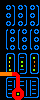

A 2D game scene composited from a Tiled map and its tileset images. What follows is a short description and the map's XML, with every tile layer's data as written:
An orthogonal 10x25 tile map with 4x4 px tiles, 1 tile layer (Capa de Patrones 1).

<map version="1.0" tiledversion="1.0.2" orientation="orthogonal" renderorder="right-down" width="10" height="25" tilewidth="4" tileheight="4" nextobjectid="1">
 <tileset firstgid="1" source="tilesetFactory.tsx" />
 <layer name="Capa de Patrones 1" width="10" height="25">
  <data encoding="csv">
13,13,13,13,13,13,13,13,13,13,
13,1,2,2,1,2,2,1,2,2,
13,9,10,5,9,10,5,9,10,5,
13,1,2,5,1,2,5,1,2,5,
13,9,10,5,9,10,5,9,10,5,
13,1,2,5,1,2,5,1,2,5,
13,9,10,10,9,10,10,9,10,10,
13,1,1,2,1,1,2,1,1,2,
13,5,9,10,5,9,10,5,9,10,
13,5,1,2,5,1,2,5,1,2,
13,5,9,10,5,9,10,5,9,10,
13,5,1,2,5,1,2,5,1,2,
13,9,9,10,9,9,10,9,9,10,
13,1,6,2,1,6,2,1,6,2,
13,5,3,5,5,6,5,5,3,5,
13,5,15,5,5,3,5,5,16,5,
13,5,15,5,5,3,5,5,16,5,
13,5,3,5,5,6,5,5,3,5,
14,14,14,4,8,6,10,9,6,10,
13,1,6,6,4,6,6,6,6,2,
13,5,6,5,4,6,5,5,6,5,
13,5,6,5,4,6,5,5,6,5,
13,5,6,7,4,8,5,5,6,5,
13,5,6,4,3,4,5,5,6,5,
13,9,6,11,4,12,6,6,6,10
</data>
 </layer>
</map>
